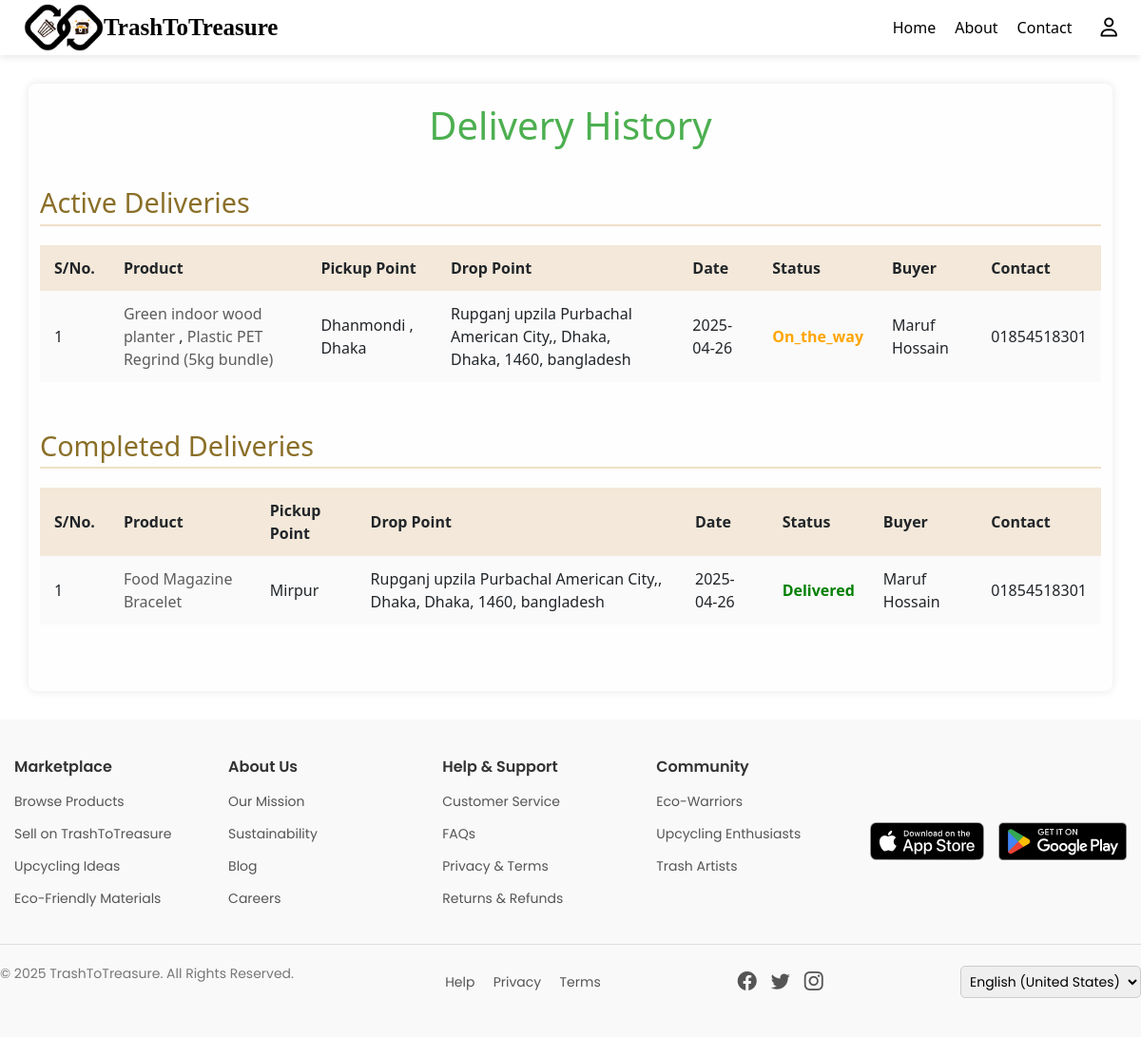
The page /driver/delivery-history/ (signed in) on the database as committed earlier.
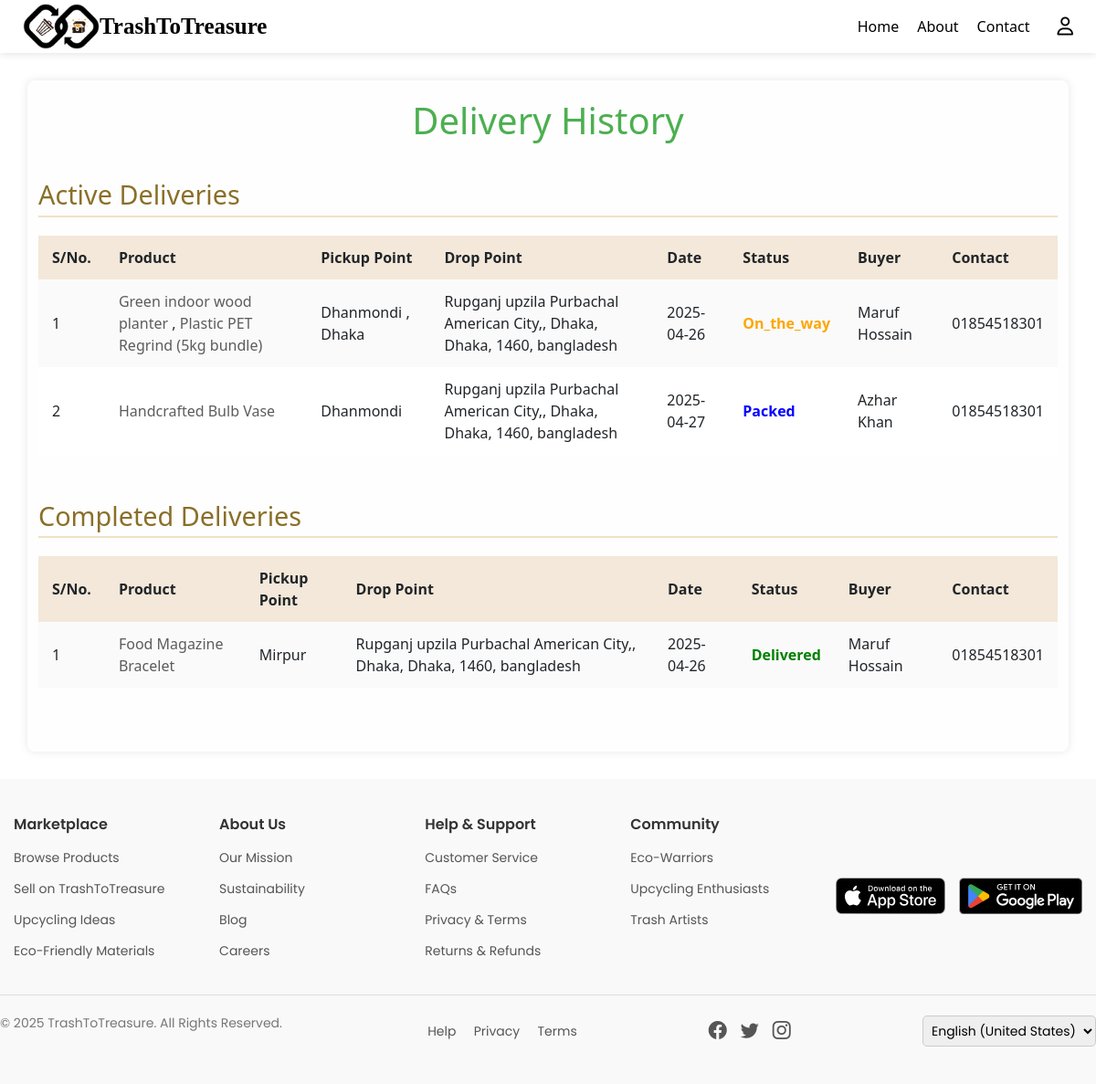
The same page on the database as committed later.
### marketplace/models.py (models this page shows, shortened)
class Order(models.Model):
    PAYMENT_CHOICES = [
        ('sslcommerz', 'SSLCommerz'),
        ('cod', 'Cash on Delivery'),
    ]
    PAYMENT_STATUS_CHOICES = [
        ('pending', 'Pending'),
        ('paid', 'Paid'),
        ('failed', 'Failed'),
    ]
    DELIVERY_STATUS_CHOICES = [
        ('ready', 'Ready to Ship'),
        ('packed', 'Packed'),
        ('on_the_way', 'On the Way'),
        ('delivered', 'Delivered'),
        ('cancelled', 'Cancelled'),
        ('returned', 'Returned'),
    ]
    buyer = models.ForeignKey(User, on_delete=models.CASCADE)
    first_name = models.CharField(max_length=50, blank=True, null=True)
    last_name = models.CharField(max_length=50, blank=True, null=True)
    company = models.CharField(max_length=100, blank=True, null=True)
    country = models.CharField(max_length=50, blank=True, null=True)
    street_address = models.CharField(max_length=255, blank=True, null=True)
    city = models.CharField(max_length=50, blank=True, null=True)
    state = models.CharField(max_length=50, blank=True, null=True)
    zip_code = models.CharField(max_length=10, blank=True, null=True)
    phone = models.CharField(max_length=20, blank=True, null=True)
    email = models.EmailField(blank=True, null=True)
    payment_method = models.CharField(max_length=20, choices=PAYMENT_CHOICES)
    payment_status = models.CharField(max_length=20, choices=PAYMENT_STATUS_CHOICES, default='pending')
    delivery_status = models.CharField(max_length=20, choices=DELIVERY_STATUS_CHOICES, default='ready')
    total_amount = models.DecimalField(max_digits=10, decimal_places=2)
    created_at = models.DateTimeField(auto_now_add=True)
    assigned_delivery_guy = models.ForeignKey(
        User,
        on_delete=models.SET_NULL,
        null=True,
        blank=True,
        related_name='assigned_orders'
    )
    expected_delivery = models.DateTimeField(null=True, blank=True)

class OrderItem(models.Model):
    order = models.ForeignKey(Order, on_delete=models.CASCADE, related_name='items')
    content_type = models.ForeignKey(ContentType, on_delete=models.CASCADE)
    object_id = models.PositiveIntegerField()
    item = GenericForeignKey('content_type', 'object_id')
    quantity = models.PositiveIntegerField()
    price = models.DecimalField(max_digits=10, decimal_places=2)

class UpcycledProduct(models.Model):
    product_name = models.CharField(max_length=255, default="")
    category = models.CharField(max_length=100, default="")
    description = models.TextField()
    price = models.DecimalField(max_digits=10, decimal_places=2)
    product_status = models.CharField(max_length=20, choices=PRODUCT_STATUS_CHOICES, default='active')
    artisan = models.ForeignKey(User, on_delete=models.CASCADE, related_name='upcycled_products', null=True, blank=True)
    approval_status = models.BooleanField(default=False)
    stock_availability = models.IntegerField()
    product_images = models.ImageField(upload_to='upcycled_products/', blank=True, null=True)
    location = models.CharField(max_length=255, default="")
    rating = models.DecimalField(max_digits=3, decimal_places=2, default=0.0)
    tags = models.CharField(max_length=255, blank=True, null=True)
    listing_date = models.DateTimeField(auto_now_add=True)
    last_updated = models.DateTimeField(auto_now=True, null=True, blank=True)
    sold_count = models.IntegerField(default=0)
    delivery_status = models.CharField(max_length=20, choices=DELIVERY_STATUS_CHOICES, default='ready')
    slug = models.SlugField(max_length=255, unique=True, blank=True)

class TrashItem(models.Model):
    material_name = models.CharField(max_length=255, default="")  # Change as needed
    category = models.CharField(max_length=100, default="")  # Change as needed
    description = models.TextField()
    condition = models.CharField(max_length=50, default="")  # Set a meaningful default
    quantity = models.IntegerField(default=0)
    price = models.DecimalField(max_digits=10, decimal_places=2)
    trash_point = models.CharField(max_length=255, default="")  # Set a meaningful default
    images = models.ImageField(upload_to='waste_images/', blank=True, null=True)
    location = models.CharField(max_length=255, default="")  # Set a meaningful default
    product_status = models.CharField(max_length=20, choices=PRODUCT_STATUS_CHOICES, default='')
    delivery_status = models.CharField(max_length=20, choices=DELIVERY_STATUS_CHOICES, default='')
    slug = models.SlugField(max_length=255, unique=True, blank=True)
    listing_date = models.DateTimeField(auto_now_add=True)
    last_updated = models.DateTimeField(auto_now=True, null=True, blank=True)
    tags = models.CharField(max_length=255, blank=True, null=True)
    rating = models.DecimalField(max_digits=3, decimal_places=2, default=0.0)

### marketplace/views.py (the view)
# urls.py: path('driver/delivery-history/', views.delivery_history, name='delivery_history'),
def delivery_history(request):
    driver = request.user  # assuming only logged-in drivers can access
    orders = Order.objects.filter(assigned_delivery_guy=request.user)
    active_deliveries = orders.exclude(delivery_status__in=['delivered', 'returned'])
    completed_deliveries = orders.filter(delivery_status__in=['delivered', 'returned'])
    context = {
        'active_deliveries': active_deliveries,
        'completed_deliveries': completed_deliveries,
    }
    return render(request, 'delivery_history.html', context)

### marketplace/templates/delivery_history.html (shortened to what this page needs)
{% load static %}
{% include "header.html" %}
<!DOCTYPE html>
<html lang="en">
<head>
  <link rel="stylesheet" href="{% static 'css/delivery_history.css' %}">
</head>
<body>
    <div class="container">
        <div class="page-title">
          <h1>Delivery History</h1>
        </div>
        <h2 class="section-title">Active Deliveries</h2>
        <div class="delivery-table">
          <table>
            <thead>
              <tr>
                <th>S/No.</th>
                <th>Product</th>
                <th>Pickup Point</th>
                <th>Drop Point</th>
                <th>Date</th>
                <th>Status</th>
                <th>Buyer</th>
                <th>Contact</th>
              </tr>
            </thead>
            <tbody>
              {% if active_deliveries %}
                {% for order in active_deliveries %}
                  <tr>
                    <td>{{ forloop.counter }}</td>
                    <td>
                      {% for item in order.items.all %}
                        {% if item.content_type.model == 'upcycledproduct' %}
                          <a href="{% url 'upcycled_product_details' slug=item.item.slug %}">
                            {{ item.item.product_name }}
                          </a>
                        {% else %}
                          <a href="{% url 'trash_item_details' slug=item.item.slug %}">
                            {{ item.item.material_name }}
                          </a>
                        {% endif %}
                        {% if not forloop.last %}, {% endif %}
                      {% endfor %}
                    </td>
                    <td>
                      {% for item in order.items.all %}
                        {{ item.item.location }}
                        {% if not forloop.last %}, {% endif %}
                      {% endfor %}
                    </td>
                    <td>
                      {{ order.street_address }}, {{ order.city }}, {{ order.state }},
                      {{ order.zip_code }}, {{ order.country }}
                    </td>
                    <td>{{ order.created_at|date:"Y-m-d" }}</td>
                    <td class="{{ order.delivery_status }}">
                      {{ order.delivery_status|capfirst }}
                    </td>
                    <td>{{ order.first_name }} {{ order.last_name }}</td>
                    <td>{{ order.phone }}</td>
                  </tr>
                {% endfor %}
              {% else %}
                <tr>
                  <td colspan="8">No active deliveries.</td>
                </tr>
              {% endif %}
            </tbody>
          </table>
        </div>
        <h2 class="section-title">Completed Deliveries</h2>
        <div class="delivery-table">
          <table>
            <thead>
              <tr>
                <th>S/No.</th>
                <th>Product</th>
                <th>Pickup Point</th>
                <th>Drop Point</th>
                <th>Date</th>
                <th>Status</th>
                <th>Buyer</th>
                <th>Contact</th>
              </tr>
            </thead>
            <tbody>
              {% if completed_deliveries %}
                {% for order in completed_deliveries %}
                  <tr>
                    <td>{{ forloop.counter }}</td>
                    <td>
                      {% for item in order.items.all %}
                        {% if item.content_type.model == 'upcycledproduct' %}
                          <a href="{% url 'upcycled_product_details' slug=item.item.slug %}">
                            {{ item.item.product_name }}
                          </a>
                        {% else %}
                          <a href="{% url 'trash_item_details' slug=item.item.slug %}">
                            {{ item.item.material_name }}
                          </a>
                        {% endif %}
                      {% endfor %}
                    </td>
                    <td>
                      {% for item in order.items.all %}
                        {{ item.item.location }}
                      {% endfor %}
                    </td>
                    <td>
                      {{ order.street_address }}, {{ order.city }}, {{ order.state }},
                      {{ order.zip_code }}, {{ order.country }}
                    </td>
                    <td>{{ order.created_at|date:"Y-m-d" }}</td>
                    <td class="{{ order.delivery_status }}">
                      {{ order.delivery_status|capfirst }}
                    </td>
                    <td>{{ order.first_name }} {{ order.last_name }}</td>
                    <td>{{ order.phone }}</td>
                  </tr>
                {% endfor %}
              {% else %}
                <tr>
                  <td colspan="8">No completed deliveries.</td>
                </tr>
              {% endif %}
            </tbody>
          </table>
        </div>
    </div>
</body>
</html>
{% include "footer.html" %}

### marketplace/templates/header.html (shortened to what this page needs)
{% load static %}
<!DOCTYPE html>
<html lang="en">
<head>
    <link rel="stylesheet" href="https://cdnjs.cloudflare.com/ajax/libs/font-awesome/6.5.1/css/all.min.css">
</head>
<body>
<div class="header">
    <div class="logo">
        <img src="/static/images/logo.png" alt="TrashToTreasure Logo">
        <h1>TrashToTreasure</h1>
    </div>
    <div class="nav-links">
        {% if user.is_authenticated %}
            {% if user.role == 'driver' %}
                <a href="{% url 'driver_dashboard' %}">Home</a>
            {% else %}
                <a href="{% url 'home' %}">Home</a>
            {% endif %}
        {% else %}
            <a href="{% url 'home' %}">Home</a>
        {% endif %}
        <a href="/about/">About</a>
        <a href="/contact/">Contact</a>
    </div>
    <div class="icons">
        {% if user.is_authenticated %}
            {% if user.role == 'artisan' %}
                <a href="{% url 'artisan_profile' %}"><i class="fa-regular fa-user"></i></a>
            {% elif user.role == 'buyer' %}
                <a href="{% url 'buyer_profile' %}"><i class="fa-regular fa-user"></i></a>
            {% elif user.role == 'driver' %}
                <a href="{% url 'driver_profile' %}"><i class="fa-regular fa-user"></i></a>
            {% endif %}
        {% else %}
            <a href="{% url 'login' %}"><i class="fa-regular fa-user"></i></a>
        {% endif %}
    </div>
</div>
</body>
</html>

### marketplace/templates/footer.html (shortened to what this page needs)
{% load static %}
<!DOCTYPE html>
<html lang="en">
<head>
    <link rel="stylesheet" href="{% static 'css/footer.css' %}">
    <link href="https://cdn.jsdelivr.net/npm/bootstrap@5.3.0/dist/css/bootstrap.min.css" rel="stylesheet">
    <link rel="stylesheet" href="https://cdn.jsdelivr.net/npm/bootstrap-icons/font/bootstrap-icons.css">
</head>
<body>
    <footer class="footer">
        <div class="footer-container">
            <div class="footer-column">
                <h3>Marketplace</h3>
                <ul>
                    <li><a href="#">Browse Products</a></li>
                    <li><a href="#">Sell on TrashToTreasure</a></li>
                    <li><a href="#">Upcycling Ideas</a></li>
                    <li><a href="#">Eco-Friendly Materials</a></li>
                </ul>
            </div>
            <div class="footer-column">
                <h3>About Us</h3>
                <ul>
                    <li><a href="#">Our Mission</a></li>
                    <li><a href="#">Sustainability</a></li>
                    <li><a href="#">Blog</a></li>
                    <li><a href="#">Careers</a></li>
                </ul>
            </div>
            <div class="footer-column">
                <h3>Help & Support</h3>
                <ul>
                    <li><a href="#">Customer Service</a></li>
                    <li><a href="#">FAQs</a></li>
                    <li><a href="#">Privacy & Terms</a></li>
                    <li><a href="#">Returns & Refunds</a></li>
                </ul>
            </div>
            <div class="footer-column">
                <h3>Community</h3>
                <ul>
                    <li><a href="#">Eco-Warriors</a></li>
                    <li><a href="#">Upcycling Enthusiasts</a></li>
                    <li><a href="#">Trash Artists</a></li>
                </ul>
            </div>
            <div class="footer-column app-links">
                <a href="#"><img src="/static/images/app-store.svg" alt="Download on the App Store" class="app-button"></a>
                <a href="#"><img src="/static/images/play-store.png" alt="Get it on Google Play" class="app-button"></a>
            </div>
        </div>
        <div class="footer-bottom">
            <p>&copy; 2025 TrashToTreasure. All Rights Reserved.</p>
            <div class="footer-links">
                <a href="#">Help</a>
                <a href="#">Privacy</a>
                <a href="#">Terms</a>
            </div>
            <div class="social-icons">
                <a href="#" class="bi bi-facebook"></a>
                <a href="#" class="bi bi-twitter"></a>
                <a href="#" class="bi bi-instagram"></a>
            </div>
            <div class="language-selector">
                <select>
                    <option>English (United States)</option>
                </select>
            </div>
        </div>
    </footer>
</body>
</html>

Rows that differ between the two databases and show on the page:
added Order: street_address "Rupganj upzila Purbachal American City,", city "Dhaka", state "Dhaka", zip_code "1460", country "bangladesh", created_at "2025-04-27", delivery_status "Packed", first_name "Azhar", last_name "Khan", phone "01854518301", shown under "Active Deliveries"
added OrderItem: item.product_name "Handcrafted Bulb Vase", item.location "Dhanmondi"
